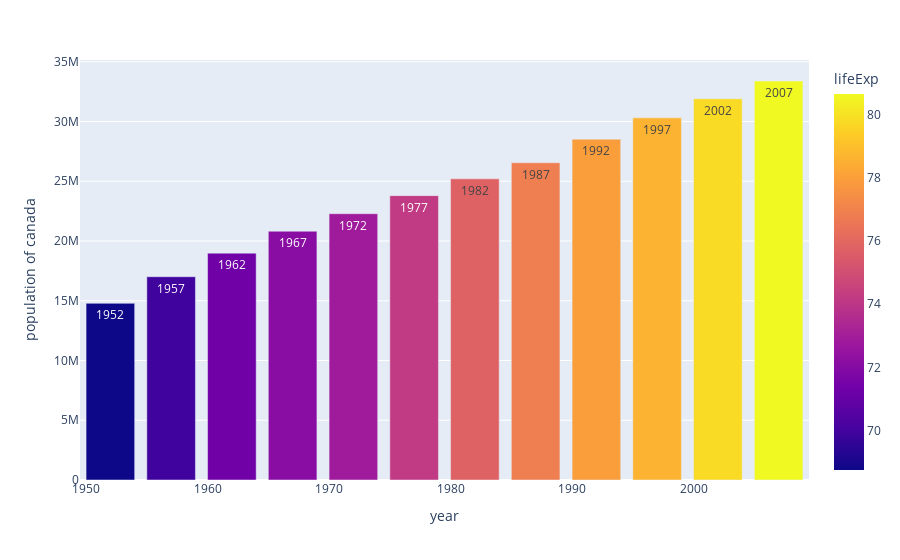

Notebook source saved alongside this figure:
### Code cell
px.bar(data_canada,x="year",y="pop",hover_data=["lifeExp","gdpPercap"],labels={'pop':'population of canada'},height=400,text="year",color="lifeExp")

### Figure 1 — Plotly figure (JSON) as saved in the notebook; plotly's stock layout.template omitted (floating-point values rounded to 4 significant figures)
{"data": [{"alignmentgroup": "True", "customdata": [[68.75, 11370.0], [69.96, 12490.0], [71.3, 13460.0], [72.13, 16080.0], [72.88, 18970.0], [74.21, 22090.0], [75.76, 22900.0], [76.86, 26630.0], [77.95, 26340.0], [78.61, 28950.0], [79.77, 33330.0], [80.65, 36320.0]], "hovertemplate": "year=%{text}<br>population of canada=%{y}<br>lifeExp=%{marker.color}<br>gdpPercap=%{customdata[1]}<extra></extra>", "legendgroup": "", "marker": {"color": [68.75, 69.96, 71.3, 72.13, 72.88, 74.21, 75.76, 76.86, 77.95, 78.61, 79.77, 80.65], "coloraxis": "coloraxis", "pattern": {"shape": ""}}, "name": "", "offsetgroup": "", "orientation": "v", "showlegend": false, "text": [1952, 1957, 1962, 1967, 1972, 1977, 1982, 1987, 1992, 1997, 2002, 2007], "textposition": "auto", "type": "bar", "x": [1952, 1957, 1962, 1967, 1972, 1977, 1982, 1987, 1992, 1997, 2002, 2007], "xaxis": "x", "y": [14785584, 17010154, 18985849, 20819767, 22284500, 23796400, 25201900, 26549700, 28523502, 30305843, 31902268, 33390141], "yaxis": "y"}], "layout": {"autosize": true, "barmode": "relative", "coloraxis": {"colorbar": {"title": {"text": "lifeExp"}}, "colorscale": [[0, "#0d0887"], [0.1111, "#46039f"], [0.2222, "#7201a8"], [0.3333, "#9c179e"], [0.4444, "#bd3786"], [0.5556, "#d8576b"], [0.6667, "#ed7953"], [0.7778, "#fb9f3a"], [0.8889, "#fdca26"], [1, "#f0f921"]]}, "legend": {"tracegroupgap": 0}, "margin": {"t": 60}, "xaxis": {"anchor": "y", "autorange": true, "domain": [0, 1], "range": [1950.0, 2010.0], "title": {"text": "year"}, "type": "linear"}, "yaxis": {"anchor": "x", "autorange": true, "domain": [0, 1], "range": [0, 35150000.0], "title": {"text": "population of canada"}, "type": "linear"}}}
